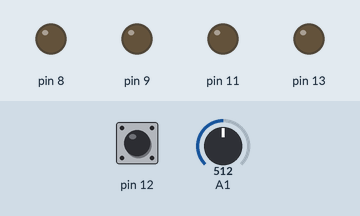
This sketch was run on a simulated Arduino Uno, built with avr-gcc and run on an emulated ATmega328P. Parts: output pins drawn as LEDs (lit = HIGH). Inputs (shaded band) come from the test bench; at power-on: A1 = 512, pin 12 HIGH.

Above: at 0.8 s.
0.9 s: A1 set to 1002
2.4 s: A1 set to 1020
At 3.4 s:
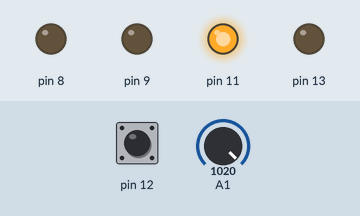
3.9 s: pin 12 pulled LOW for 0.15 s
At 4.5 s:
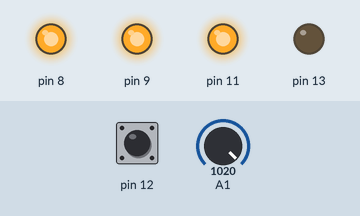
Timing chart, 0 to 6.9 s (numbered marks = the images above; inputs shaded):
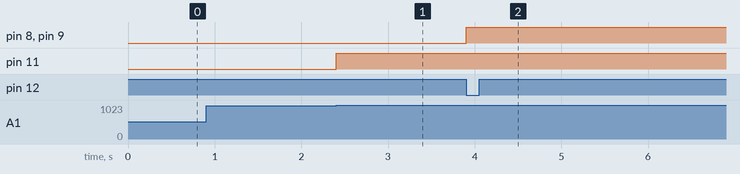

The sketch:

ATTINY13A_SolarCharger_v1_3.ino
```cpp
/*
   Program ATTINY13A to read battery voltage,
   turn on LED to bright and dim (PWM) mode,
   and respond to one user switch input that controls LED modes.

   ATTINY13A datasheet found here:
   http://ww1.microchip.com/downloads/en/DeviceDoc/doc8126.pdf
*/

/*
   PB5 will be used as digital output that turns on LED3
   PB4 will be used as an input that receives user input from a
   switch that controls LED mode
   PB3 will be used as digital output that opens and closes charging
   from solar panel to battery (protects from over charging)
   PB2 will be used as an ADC input to read battery voltage
   PB1 will be used as PWM and digital output that turns on LED2
   PB0 will be used as PWM and digital output that turns on LED1
*/

#include <avr/io.h>
#include <util/delay.h>
#include <avr/cpufunc.h>

#define OFF 0
#define BRIGHT360 1
#define DIM360 2
#define BRIGHT180 3
#define POWERSAVE 4

boolean SHUTOFF = false;
boolean LOWBATT = false;
boolean HIGHBATT = false;


/*********************************************************
  Helper functions that setup pins and read/write to pins
 *********************************************************/

void PWM(int dutyCycle, int pin) {
  if (pin == PB0 || pin == PB1) {
    // init PWM mode

    //PB0 PWM mode
    //Set PB0 as "clear OC0A on compare match, set at TOP" (pg. 70)
    //Set PBO to fast-PWM mode
    TCCR0A |= (1 << WGM01) | (1 << WGM00);

    TCCR0B |= (1 << CS00);  //Set Timer/Counter clock source to no prescalar
    //TCCR0B |= (1 << CS01) | (1 << CS00);

  }
  if (pin == PB0) {
    //Set output compare register to duty cycle value from 0 to 255
    TCCR0A |= (1 << COM0A1);
    OCR0A = dutyCycle;
  }
  else if (pin == PB1) {

    TCCR0A |= (1 << COM0B1);
    //Set output compare register to duty cycle value from 0 to 255
    OCR0B = dutyCycle;
  }
  else {
    //Turn off PB0 and PB1 timer/counter
    TCCR0A &= ~(1 << COM0A1) & ~(1 << COM0B1);
    TCCR0A &= ~(1 << WGM01) & ~(1 << WGM00);
    TCCR0B &= ~(1 << CS02) & ~(1 << CS01) & ~(1 << CS00);
  }
}

void setupPin(int pin, boolean mode) {
  //Set pin as input or output (pg. 51)
  if (!mode)  {         //input mode
    DDRB &= ~(1 << pin);
    PORTB |= (1 << pin);
  }
  else                //output mode
    DDRB |= (1 << pin);
}

void digitalWrite(int pin, boolean mode) {
  //Set pin as HIGH (mode = 1) or LOW (mode = 0)
  if (mode)
    PORTB |= (1 << pin);
  else
    PORTB &= ~(1 << pin);
}

void pb2_ADC(void) {
  //Set PB2 as ADC input (pg. 92)
  //Set voltage reference as internal voltage reference (1.1V)
  ADMUX |= (1 << MUX0);                       //MUX[1:0] is 01 for PB2
  ADMUX |= (1 << REFS0);                      //1.1V reference
  ADCSRA |= (1 << ADEN);                      //Enables ADC
  ADCSRA |= (1 << ADPS1) | (1 << ADPS2) | (1 << ADPS0); //ADC prescalar set to 128 (i.e. 9.6MHz/128 = 75kHz)
  ADCSRA |= (1 << ADATE);                     //Allows free-running mode
  //start conversion
  ADCSRA |= (1 << ADSC);

  //Set up timing to come from Output Compare B
  //ADCSRB|= (1<<ADTS2)|(1<<ADTS0);             //Trigger source is Timer/Counter Compare Match B
  //TCCR0A|= (1<<COM0B1);                       //Set OC0B at TOP

  DIDR0 |= (1 << ADC1D);                      //Disables digital input to PB2, lower power consumption
}

int pb2_read(void) {
  //Vref = 1.087V
  int val = ADC; //10-bit conversion
  //double battVoltage = val*0.00433; //val/1023*Vref/[91/(91+270)] = .00413
  //value for 88.7 and 287kOhm, 0.00433
  //return battVoltage;    //returns 10-bit conversion
  return ADC;
}

int pb4_read(void) {
  //Reads PB4 bit from PINB register
  return (PINB & (1 << PINB4));
}

int ledTrigger(int modeCounter) {

  if (modeCounter == OFF) {     //Set PB0, PB1, and PB5 LOW (off)
    PWM(256, PB3);
    digitalWrite(PB0, LOW);
    digitalWrite(PB1, LOW);
    digitalWrite(PB5, LOW);
  }
  else if (modeCounter == BRIGHT360) { //Set PB0 HIGH (bright 360 deg)
    digitalWrite(PB0, HIGH);
    digitalWrite(PB1, HIGH);
  }
  else if (modeCounter == DIM360) { //Set PB0 and PB1 to 50% PWM (dim)
    digitalWrite(PB0, LOW);
    digitalWrite(PB1, LOW);
    PWM(127, PB0);
    PWM(127, PB1);
  }
  else if (modeCounter == BRIGHT180) { //Set PB1 and PB5 HIGH (bright 180 deg)
    PWM(0, PB3);                  //Turn off PB0 and PB1 PWM
    digitalWrite(PB1, HIGH);
    digitalWrite(PB5, HIGH);
    modeCounter = -1;
  }
  else if (modeCounter == POWERSAVE) { //Set PB0 to 25% PWM (power save)
    digitalWrite(PB0, LOW);
    PWM(63, PB0);
    modeCounter = -1;
  }
  return modeCounter;
}

void setPrescaler() {
  // Datasheet page 28

  // enable prescaler change
  // this must write a 1 to CLKPCE
  CLKPR = (1 << CLKPCE);

  // change prescaler
  // this must write a 0 to CLKPCE
  CLKPR = (1 << CLKPS3);
  // this sets the clock to 9.6/16 = 0.6MHz

}


/*************************************************
                Main function
**************************************************/

int main(void) {

  int modeCounter = OFF; // Counts switch mode (0 = OFF, 1 = LED1&LED2 ON,
  // 2 = LED1&LED2 DIM, 3 = LED2&LED3 ON, 4 = LED1&LED2 POWERSAVE)
  setPrescaler();

  setupPin(PB0, 1);
  setupPin(PB1, 1);
  pb2_ADC();
  setupPin(PB3, 1);
  setupPin(PB4, 0);
  setupPin(PB5, 1);


  // enable pullup on switch
  pinMode(4, INPUT);
  digitalWrite(4, HIGH);

  while (1) {

    int batt = pb2_read();


    HIGHBATT = false;
    LOWBATT = false;
    SHUTOFF = false;

    if (batt > 1012)
      HIGHBATT = true;
    else if ((batt < 711) & (batt > 600))
      LOWBATT = true;
    else if (batt < 600)
      SHUTOFF = true;


    // Do not allow charging if battery voltage is too high (>4.2V)
    if (HIGHBATT)
      digitalWrite(PB3, HIGH);
    else
      digitalWrite(PB3, LOW);

    // Automatically set to off mode if on when below critical battery voltage (<2.8V)
    if (SHUTOFF)
      modeCounter = ledTrigger(OFF);
    // Automatically set to dim mode if in bright mode when low battery voltage (<3.0V)
    else if (LOWBATT && (modeCounter == BRIGHT360 | modeCounter == BRIGHT180))
      modeCounter = ledTrigger(POWERSAVE);

    // Read switch input
    int b4_input = pb4_read();

    // PINB4 reads LOW when switch is closed
    if (!b4_input) {
      modeCounter++;
      modeCounter = ledTrigger(modeCounter);

      int buttonDownTime = 0;
      //wait for user to release switch
      while (!b4_input && buttonDownTime < 1000) {
        delay(1);
        buttonDownTime++;
        b4_input = pb4_read();
      }
    }
  }
}
```

Measured:
- the behaviour switches between 1012 and 1013 on A1 (found by bisection; images 0 and 1)
- after the input at 0.9 s, every drawn part: stays the same
- after the input at 2.4 s, pin 11: LOW → HIGH at once
- after the input at 3.9 s, pin 8, pin 9: LOW → HIGH at once
